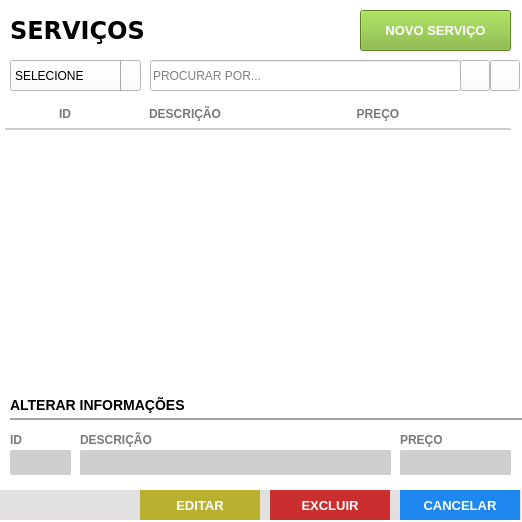
<?xml version="1.0" encoding="UTF-8"?>
<ui version="4.0">
 <class>Frame</class>
 <widget class="QFrame" name="Frame">
  <property name="geometry">
   <rect>
    <x>0</x>
    <y>0</y>
    <width>522</width>
    <height>522</height>
   </rect>
  </property>
  <property name="windowTitle">
   <string>Lista de Serviços</string>
  </property>
  <property name="styleSheet">
   <string notr="true">background: #FFF;</string>
  </property>
  <widget class="QFrame" name="fr_titulo_servicos">
   <property name="geometry">
    <rect>
     <x>0</x>
     <y>0</y>
     <width>521</width>
     <height>60</height>
    </rect>
   </property>
   <property name="styleSheet">
    <string notr="true"/>
   </property>
   <widget class="QLabel" name="lb_tituloClientes_2">
    <property name="geometry">
     <rect>
      <x>10</x>
      <y>15</y>
      <width>200</width>
      <height>30</height>
     </rect>
    </property>
    <property name="font">
     <font>
      <family>DejaVu Sans</family>
      <pointsize>18</pointsize>
      <weight>75</weight>
      <bold>true</bold>
     </font>
    </property>
    <property name="styleSheet">
     <string notr="true">color: rgb(0, 0, 0)</string>
    </property>
    <property name="text">
     <string>SERVIÇOS</string>
    </property>
   </widget>
   <widget class="QPushButton" name="bt_novo">
    <property name="geometry">
     <rect>
      <x>360</x>
      <y>10</y>
      <width>151</width>
      <height>41</height>
     </rect>
    </property>
    <property name="font">
     <font>
      <family>Tahoma</family>
      <pointsize>10</pointsize>
      <weight>75</weight>
      <bold>true</bold>
     </font>
    </property>
    <property name="cursor">
     <cursorShape>PointingHandCursor</cursorShape>
    </property>
    <property name="focusPolicy">
     <enum>Qt::NoFocus</enum>
    </property>
    <property name="contextMenuPolicy">
     <enum>Qt::ActionsContextMenu</enum>
    </property>
    <property name="styleSheet">
     <string notr="true">QPushButton {
background-color: #7AB32E;
color: #FFF
 }
QPushButton:hover{
background-color: #40a286
}</string>
    </property>
    <property name="text">
     <string>NOVO SERVIÇO</string>
    </property>
    <property name="iconSize">
     <size>
      <width>75</width>
      <height>35</height>
     </size>
    </property>
   </widget>
  </widget>
  <widget class="QLineEdit" name="tx_busca_servicos">
   <property name="geometry">
    <rect>
     <x>150</x>
     <y>60</y>
     <width>311</width>
     <height>31</height>
    </rect>
   </property>
   <property name="font">
    <font>
     <family>Arial</family>
    </font>
   </property>
   <property name="focusPolicy">
    <enum>Qt::ClickFocus</enum>
   </property>
   <property name="styleSheet">
    <string notr="true">QLineEdit {
color: #000
}
</string>
   </property>
   <property name="placeholderText">
    <string>PROCURAR POR...</string>
   </property>
  </widget>
  <widget class="QPushButton" name="bt_busca_servicos">
   <property name="geometry">
    <rect>
     <x>460</x>
     <y>60</y>
     <width>30</width>
     <height>31</height>
    </rect>
   </property>
   <property name="font">
    <font>
     <family>Arial</family>
    </font>
   </property>
   <property name="cursor">
    <cursorShape>PointingHandCursor</cursorShape>
   </property>
   <property name="focusPolicy">
    <enum>Qt::NoFocus</enum>
   </property>
   <property name="contextMenuPolicy">
    <enum>Qt::NoContextMenu</enum>
   </property>
   <property name="toolTip">
    <string>BUSCAR</string>
   </property>
   <property name="text">
    <string/>
   </property>
   <property name="icon">
    <iconset>
     <normaloff>../Imagens/search.png</normaloff>../Imagens/search.png</iconset>
   </property>
  </widget>
  <widget class="QTableWidget" name="tb_servicos">
   <property name="geometry">
    <rect>
     <x>0</x>
     <y>100</y>
     <width>511</width>
     <height>281</height>
    </rect>
   </property>
   <property name="cursor" stdset="0">
    <cursorShape>PointingHandCursor</cursorShape>
   </property>
   <property name="focusPolicy">
    <enum>Qt::WheelFocus</enum>
   </property>
   <property name="styleSheet">
    <string notr="true">QTableView{
color: #797979;
font-weight: bold;
font-size: 13px;
background: #FFF;
padding: 0 0 0 5px;
}
QHeaderView:section{
background: #FFF;
padding: 5px 0 ;
font-size: 12px;
font-family: &quot;Arial&quot;;
font-weight: bold;
color: #797979;
border: none;
border-bottom: 2px solid #CCC;
text-transform: uppercase
}
QTableView::item {
border-bottom: 2px solid #CCC;
padding: 2px;
}

</string>
   </property>
   <property name="frameShape">
    <enum>QFrame::NoFrame</enum>
   </property>
   <property name="frameShadow">
    <enum>QFrame::Plain</enum>
   </property>
   <property name="autoScrollMargin">
    <number>20</number>
   </property>
   <property name="editTriggers">
    <set>QAbstractItemView::NoEditTriggers</set>
   </property>
   <property name="selectionMode">
    <enum>QAbstractItemView::NoSelection</enum>
   </property>
   <property name="selectionBehavior">
    <enum>QAbstractItemView::SelectRows</enum>
   </property>
   <property name="showGrid">
    <bool>false</bool>
   </property>
   <property name="gridStyle">
    <enum>Qt::NoPen</enum>
   </property>
   <property name="wordWrap">
    <bool>false</bool>
   </property>
   <property name="rowCount">
    <number>0</number>
   </property>
   <attribute name="horizontalHeaderDefaultSectionSize">
    <number>120</number>
   </attribute>
   <attribute name="horizontalHeaderHighlightSections">
    <bool>false</bool>
   </attribute>
   <attribute name="horizontalHeaderStretchLastSection">
    <bool>true</bool>
   </attribute>
   <attribute name="verticalHeaderVisible">
    <bool>false</bool>
   </attribute>
   <attribute name="verticalHeaderMinimumSectionSize">
    <number>20</number>
   </attribute>
   <attribute name="verticalHeaderDefaultSectionSize">
    <number>50</number>
   </attribute>
   <column>
    <property name="text">
     <string>ID</string>
    </property>
   </column>
   <column>
    <property name="text">
     <string>DESCRIÇÃO</string>
    </property>
   </column>
   <column>
    <property name="text">
     <string>PREÇO</string>
    </property>
   </column>
  </widget>
  <widget class="QLabel" name="lb_FormProdutos_6">
   <property name="geometry">
    <rect>
     <x>80</x>
     <y>430</y>
     <width>215</width>
     <height>20</height>
    </rect>
   </property>
   <property name="styleSheet">
    <string notr="true">QLabel{
font-size: 12px;
font-family: &quot;Arial Unicode MS&quot;;
font-weight: bold;
color: #797979
}</string>
   </property>
   <property name="text">
    <string>DESCRIÇÃO </string>
   </property>
  </widget>
  <widget class="QLineEdit" name="tx_desc_serv">
   <property name="geometry">
    <rect>
     <x>80</x>
     <y>450</y>
     <width>311</width>
     <height>25</height>
    </rect>
   </property>
   <property name="focusPolicy">
    <enum>Qt::WheelFocus</enum>
   </property>
   <property name="styleSheet">
    <string notr="true">QLineEdit{
background: #CFCFCF;
border-radius: 2px;
color: #000;
padding-left: 3px;
font: 13px &quot;Arial&quot; 
}
QLineEdit:Focus {
border: 1px solid red;
}</string>
   </property>
   <property name="placeholderText">
    <string/>
   </property>
  </widget>
  <widget class="QFrame" name="fr_botoes">
   <property name="geometry">
    <rect>
     <x>-150</x>
     <y>490</y>
     <width>671</width>
     <height>30</height>
    </rect>
   </property>
   <property name="styleSheet">
    <string notr="true">background:#E1DFE0;
border: none;</string>
   </property>
   <widget class="QPushButton" name="bt_cancelar">
    <property name="geometry">
     <rect>
      <x>550</x>
      <y>0</y>
      <width>120</width>
      <height>30</height>
     </rect>
    </property>
    <property name="font">
     <font>
      <pointsize>10</pointsize>
      <weight>75</weight>
      <bold>true</bold>
     </font>
    </property>
    <property name="cursor">
     <cursorShape>PointingHandCursor</cursorShape>
    </property>
    <property name="focusPolicy">
     <enum>Qt::NoFocus</enum>
    </property>
    <property name="contextMenuPolicy">
     <enum>Qt::ActionsContextMenu</enum>
    </property>
    <property name="styleSheet">
     <string notr="true">QPushButton {
background-color: #1E87F0;
color: #FFF
 }
QPushButton:hover{
background-color: #40a286
}</string>
    </property>
    <property name="text">
     <string>CANCELAR</string>
    </property>
    <property name="iconSize">
     <size>
      <width>75</width>
      <height>35</height>
     </size>
    </property>
   </widget>
   <widget class="QPushButton" name="bt_salvar">
    <property name="geometry">
     <rect>
      <x>290</x>
      <y>0</y>
      <width>120</width>
      <height>30</height>
     </rect>
    </property>
    <property name="font">
     <font>
      <family>Tahoma</family>
      <pointsize>10</pointsize>
      <weight>75</weight>
      <bold>true</bold>
     </font>
    </property>
    <property name="cursor">
     <cursorShape>PointingHandCursor</cursorShape>
    </property>
    <property name="focusPolicy">
     <enum>Qt::NoFocus</enum>
    </property>
    <property name="contextMenuPolicy">
     <enum>Qt::ActionsContextMenu</enum>
    </property>
    <property name="styleSheet">
     <string notr="true">QPushButton {
	background-color: rgb(186, 176, 48);
color: #FFF
 }
QPushButton:hover{
	background-color: rgb(217, 202, 49);
}</string>
    </property>
    <property name="text">
     <string>EDITAR</string>
    </property>
    <property name="iconSize">
     <size>
      <width>75</width>
      <height>35</height>
     </size>
    </property>
   </widget>
   <widget class="QPushButton" name="bt_excluir">
    <property name="geometry">
     <rect>
      <x>420</x>
      <y>0</y>
      <width>120</width>
      <height>30</height>
     </rect>
    </property>
    <property name="font">
     <font>
      <family>Tahoma</family>
      <pointsize>10</pointsize>
      <weight>75</weight>
      <bold>true</bold>
     </font>
    </property>
    <property name="cursor">
     <cursorShape>PointingHandCursor</cursorShape>
    </property>
    <property name="focusPolicy">
     <enum>Qt::NoFocus</enum>
    </property>
    <property name="contextMenuPolicy">
     <enum>Qt::ActionsContextMenu</enum>
    </property>
    <property name="styleSheet">
     <string notr="true">QPushButton {
	background-color: rgb(203, 46, 46);
color: #FFF
 }
QPushButton:hover{
	background-color: rgb(253, 99, 99);
}</string>
    </property>
    <property name="text">
     <string>EXCLUIR</string>
    </property>
    <property name="iconSize">
     <size>
      <width>75</width>
      <height>35</height>
     </size>
    </property>
   </widget>
  </widget>
  <widget class="QComboBox" name="cb_servicos">
   <property name="geometry">
    <rect>
     <x>10</x>
     <y>60</y>
     <width>131</width>
     <height>31</height>
    </rect>
   </property>
   <property name="focusPolicy">
    <enum>Qt::StrongFocus</enum>
   </property>
   <property name="styleSheet">
    <string notr="true">QComboBox{
background: #fff;
color: #000;
font: 13px &quot;Arial&quot; ;
text-transform: uppercase
}
QComboBox:Focus {
border: 1px solid red;
}
 QComboBox::drop-down {
     subcontrol-origin: padding;
     subcontrol-position: top right;
     width: 25px;
     border-left-width: 1px;
     border-left-color: darkgray;
     border-left-style: solid; /* just a single line */
     border-top-right-radius: 3px; /* same radius as the QComboBox */
     border-bottom-right-radius: 3px;
 }
QComboBox::down-arrow {
     image: url(&quot;Imagens/down.png&quot;);
 }
</string>
   </property>
   <item>
    <property name="text">
     <string>SELECIONE</string>
    </property>
   </item>
  </widget>
  <widget class="QPushButton" name="bt_refresh">
   <property name="geometry">
    <rect>
     <x>490</x>
     <y>60</y>
     <width>30</width>
     <height>31</height>
    </rect>
   </property>
   <property name="font">
    <font>
     <family>Arial</family>
    </font>
   </property>
   <property name="cursor">
    <cursorShape>PointingHandCursor</cursorShape>
   </property>
   <property name="focusPolicy">
    <enum>Qt::NoFocus</enum>
   </property>
   <property name="contextMenuPolicy">
    <enum>Qt::NoContextMenu</enum>
   </property>
   <property name="toolTip">
    <string>ATUALIZAR TABELA</string>
   </property>
   <property name="text">
    <string/>
   </property>
   <property name="icon">
    <iconset>
     <normaloff>../Imagens/refresh.png</normaloff>../Imagens/refresh.png</iconset>
   </property>
  </widget>
  <widget class="QLineEdit" name="tx_id">
   <property name="geometry">
    <rect>
     <x>10</x>
     <y>450</y>
     <width>61</width>
     <height>25</height>
    </rect>
   </property>
   <property name="focusPolicy">
    <enum>Qt::WheelFocus</enum>
   </property>
   <property name="styleSheet">
    <string notr="true">QLineEdit{
background: #CFCFCF;
border-radius: 2px;
color: #000;
padding-left: 3px;
font: 13px &quot;Arial&quot; 
}
QLineEdit:Focus {
border: 1px solid red;
}</string>
   </property>
   <property name="text">
    <string/>
   </property>
   <property name="placeholderText">
    <string/>
   </property>
  </widget>
  <widget class="QLabel" name="lb_FormProdutos_7">
   <property name="geometry">
    <rect>
     <x>10</x>
     <y>430</y>
     <width>61</width>
     <height>20</height>
    </rect>
   </property>
   <property name="styleSheet">
    <string notr="true">QLabel{
font-size: 12px;
font-family: &quot;Arial Unicode MS&quot;;
font-weight: bold;
color: #797979
}</string>
   </property>
   <property name="text">
    <string>ID</string>
   </property>
  </widget>
  <widget class="QLabel" name="lb_FormProdutos_8">
   <property name="geometry">
    <rect>
     <x>400</x>
     <y>430</y>
     <width>111</width>
     <height>20</height>
    </rect>
   </property>
   <property name="styleSheet">
    <string notr="true">QLabel{
font-size: 12px;
font-family: &quot;Arial Unicode MS&quot;;
font-weight: bold;
color: #797979
}</string>
   </property>
   <property name="text">
    <string>PREÇO</string>
   </property>
  </widget>
  <widget class="QLineEdit" name="tx_preco">
   <property name="geometry">
    <rect>
     <x>400</x>
     <y>450</y>
     <width>111</width>
     <height>25</height>
    </rect>
   </property>
   <property name="focusPolicy">
    <enum>Qt::WheelFocus</enum>
   </property>
   <property name="styleSheet">
    <string notr="true">QLineEdit{
background: #CFCFCF;
border-radius: 2px;
color: #000;
padding-left: 3px;
font: 13px &quot;Arial&quot; 
}
QLineEdit:Focus {
border: 1px solid red;
}</string>
   </property>
   <property name="inputMask">
    <string/>
   </property>
   <property name="text">
    <string/>
   </property>
   <property name="placeholderText">
    <string/>
   </property>
  </widget>
  <widget class="QLabel" name="lb_FormProdutos">
   <property name="geometry">
    <rect>
     <x>10</x>
     <y>390</y>
     <width>971</width>
     <height>30</height>
    </rect>
   </property>
   <property name="styleSheet">
    <string notr="true">QLabel{
font-size: 14px;
font-family: &quot;Arial&quot;;
font-weight: bold;

border-bottom: 2px solid #A2A2A2
}</string>
   </property>
   <property name="text">
    <string>ALTERAR INFORMAÇÕES</string>
   </property>
  </widget>
 </widget>
 <resources/>
 <connections/>
</ui>
